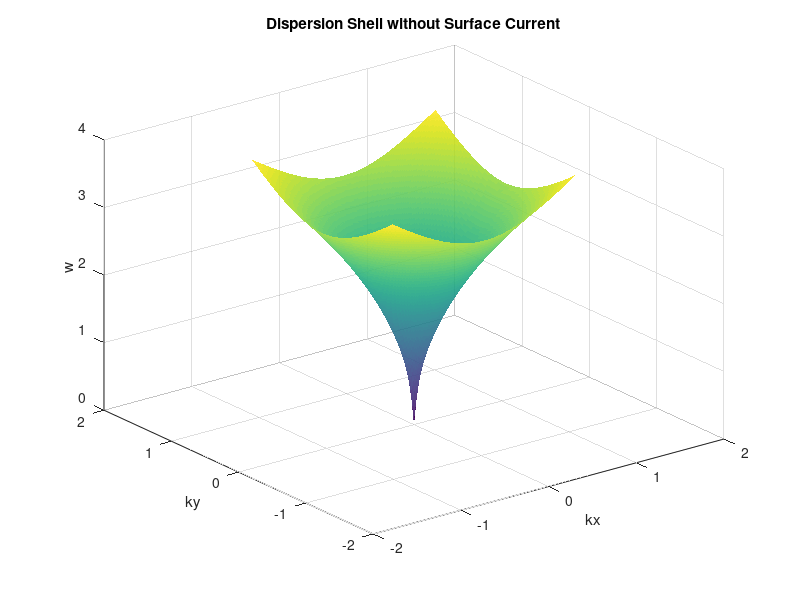
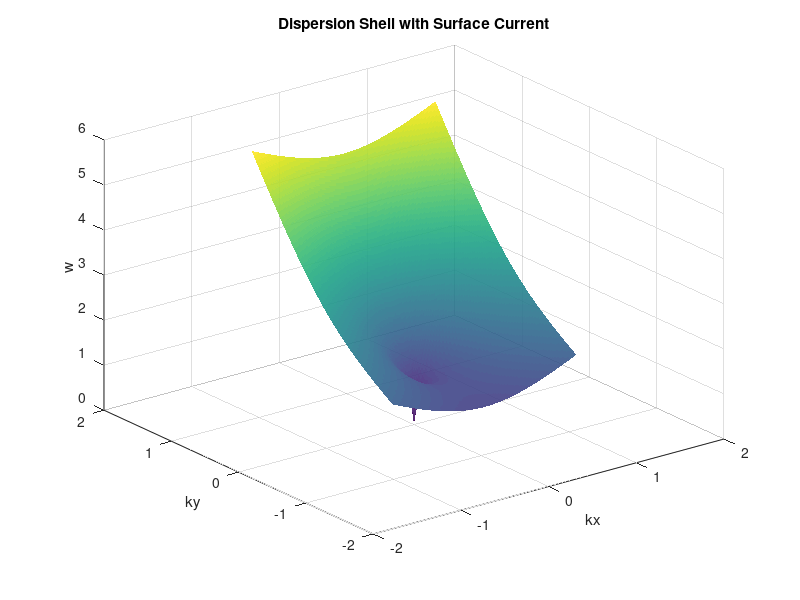

MATLAB code to generate these figures, in order: (Note: this script raises an error after producing the figures.)
clear; close all; clc;

%% Search
file_path = 'D:/png2019/09/';
file_list = dir([file_path, '*.png']);

%% Information of Zone
modifiy_theta = pi * 5/3;

surf_theta1 = deg2rad(90);
surf_theta2 = deg2rad(165);
surf_center = 830 + 630/2;

wave_theta1 = deg2rad(90);
wave_theta2 = deg2rad(145);
wave_center = 1150 + 630/2;

%% Information of Sea
Nx = 121;
Ny = 211;
Nt = 128;

dx = 3;
dy = 3;
dt = 1.43;

Lx = 360;
Ly = 630;
Lt = Nt * dt;

g = 9.81;

h = 30;

%% Frequency
kx = -pi/dx : 2*pi/Lx : pi/dx;
ky = -pi/dy : 2*pi/Ly : pi/dy;
w = -pi/dt : 2*pi/Lt : pi/dt;
w(65) = [];

[Kx2, Ky2] = meshgrid(kx, ky);
K2 = sqrt(Kx2.^2 + Ky2.^2);

[Kx3, Ky3, W3] = meshgrid(kx, ky, w);
K3 = sqrt(Kx3.^2 + Ky3.^2);

%% Dispersion shell
sigma = sqrt(g.*K2.*tanh(K2.*h));
figure(1);
surf(Kx2, Ky2, sigma, 'EdgeAlpha', 0, 'FaceAlpha', 0.9);
title("Dispersion Shell without Surface Current");
xlabel("kx"); ylabel("ky"); zlabel("w");
xlim([-2, 2]); ylim([-2, 2]);

dispersion = sqrt(g.*K2.*tanh(K2.*h)) + Kx2.*0 + Ky2.*2;
figure(2);
surf(Kx2, Ky2, dispersion, 'EdgeAlpha', 0, 'FaceAlpha', 0.9);
title("Dispersion Shell with Surface Current");
xlabel("kx"); ylabel("ky"); zlabel("w");
xlim([-2, 2]); ylim([-2, 2]);

%% Windowing Function
window_xy = hann(Ny) * hann(Nx)';
window_t = hann(Nt);
window = repmat(window_xy, 1, 1, Nt) .* reshape(window_t, 1, 1, Nt);

%% BP
K_BP = ones(211, 121, 130);

%% Save
Date = NaT(length(file_list), 1);
Ux = zeros(length(file_list), 1);
Uy = zeros(length(file_list), 1);

%% Start parallel loop
tic
for i = 3239:3239%1 : length(file_list)

    %% Radar Sub-Image sequence
    png_path = [file_list(i).folder '/' file_list(i).name];
    date = file_list(i).name(5:end-4);
    date = datetime(date, 'InputFormat', 'yyyyMMdd_HHmm');

    png_long = imread(png_path);
    png_long = png_long(1:512*1080*128);
    png_long = reshape(png_long, 512, 1080, 128);
    png_long = flip(png_long, 2);
    png_long = flip(png_long, 3);

    [png_surf, png_wave] = f_extract_zone(png_long, modifiy_theta, surf_theta1, surf_theta2, surf_center, wave_theta1, wave_theta2, wave_center);

    %% Windowing
    png_wave = png_wave .* window;

    %% FFT (with spectrum normalization)
    image_spectra_wave = abs(fftn(png_wave)).^2 / Nx / Ny / Nt;
    image_spectra_wave = fftshift(image_spectra_wave);

    %% Surface Current
    E = 2 .* sum(image_spectra_wave, 3) .* K2.^(1.21).* (W3 >0);

    A11 = sum(E .* Kx3.^2, "all");
    A12 = sum(E .* Kx3 .* Ky3, 'all');
    A21 = A12;
    A22 = sum(E .* Ky3.^2, 'all');

    B1 = sum(E .* (W3 - sqrt(g.*K3.*tanh(K3.*h)).*Kx3), 'all');
    B2 = sum(E .* (W3 - sqrt(g.*K3.*tanh(K3.*h)).*Ky3), 'all');

    A = [A11, A12; A21, A22];
    B = [B1; B2];

    U = A \ B;

    Ux_estimated = double(U(1));
    Uy_estimated = double(U(2));

    disp(['Estimated Ux: ', num2str(Ux_estimated), ' m/s']);
    disp(['Estimated Uy: ', num2str(Uy_estimated), ' m/s']);

    %% Save
    Date(i) = date;
    Ux(i) = Ux_estimated;
    Uy(i) = Uy_estimated;

    %% Checker
    disp([length(file_list), i]);

end
toc